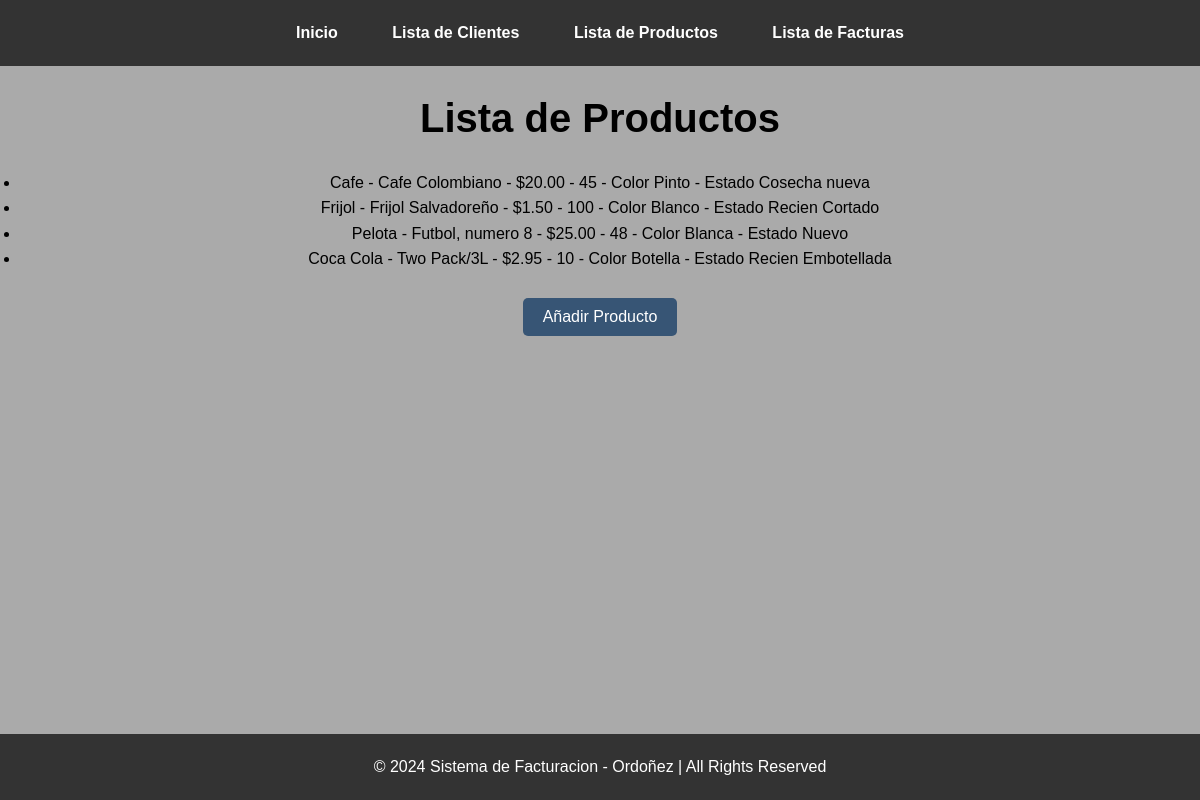
/productos/, run on the app's committed database.
### appgestion/models.py (models this page shows, shortened)
class Producto(models.Model):
    nombre = models.CharField(max_length=150)
    descripcion = models.TextField(blank=True, null=True)
    precio = models.DecimalField(max_digits=10, decimal_places=2)
    stock = models.PositiveIntegerField()
    color = models.CharField(max_length=50 , blank=True, null=True)
    estado = models.CharField(max_length=50 , blank=True, null=True )

### appgestion/views.py (the view)
# urls.py: path('productos/', views.lista_productos, name="lista_productos"),
def lista_productos(request):
    productos = Producto.objects.all()
    return render(request, 'lista_productos.html', {'productos': productos})

### appgestion/templates/lista_productos.html (shortened to what this page needs)
{% extends 'base.html' %}
{% block content %}
<h2>Lista de Productos</h2>
<ul>
    {% for producto in productos %}
        <li>{{ producto.nombre }} - {{ producto.descripcion }} - ${{ producto.precio }} - {{ producto.stock }} - Color {{ producto.color }} - Estado {{ producto.estado }}</li>
    {% endfor %}
</ul>
<br>
<button onclick="location.href='{% url 'crear_producto' %}'">Añadir Producto</button>
{% endblock %}

### appgestion/static/css/styles.css (style rules this page uses)
* { margin: 0; padding: 0; box-sizing: border-box; }
body { font-family: 'Arial', sans-serif; line-height: 1.6; background-color: #aaaaaa; color: hsl(0, 0%, 0%); display: flex; flex-direction: column; min-height: 100vh; }
button { background-color: #375575; color: white; border: none; border-radius: 5px; padding: 10px 20px; font-size: 16px; cursor: pointer; transition: background-color 0.3s ease; }
main h2 { font-size: 2.5rem; margin-bottom: 20px; }

### data on the page
Producto: nombre "Cafe", descripcion "Cafe Colombiano", precio "20.00", stock "45", color "Pinto", estado "Cosecha nueva"
Producto: nombre "Frijol", descripcion "Frijol Salvadoreño", precio "1.50", stock "100", color "Blanco", estado "Recien Cortado"
Producto: nombre "Pelota", descripcion "Futbol, numero 8", precio "25.00", stock "48", color "Blanca", estado "Nuevo"
Producto: nombre "Coca Cola", descripcion "Two Pack/3L", precio "2.95", stock "10", color "Botella", estado "Recien Embotellada"
